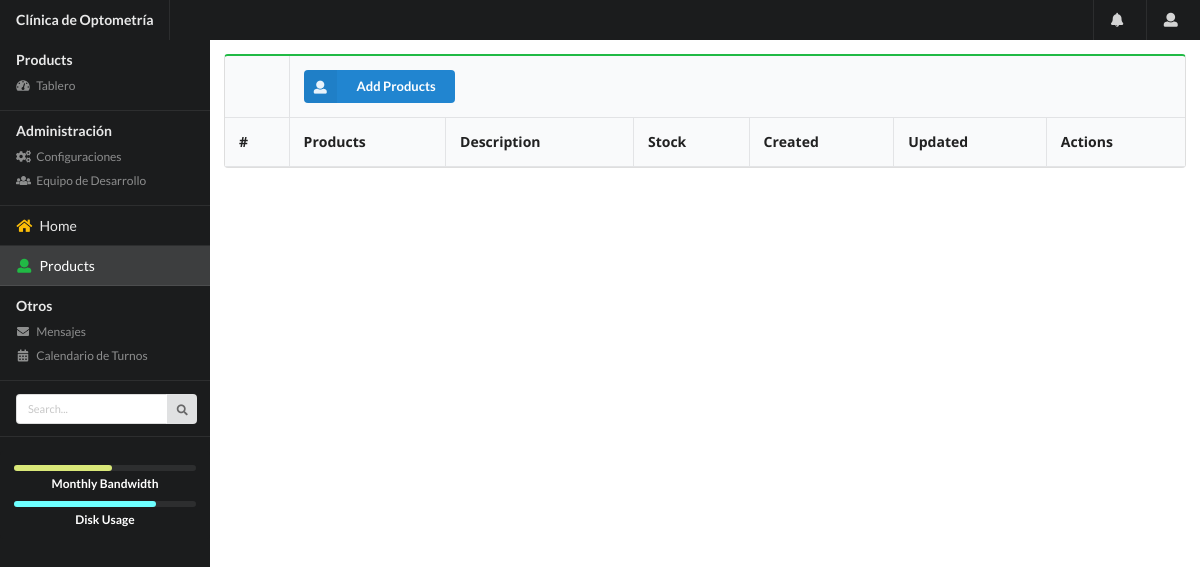
Page /products/viewProducts/ on the earlier database version.
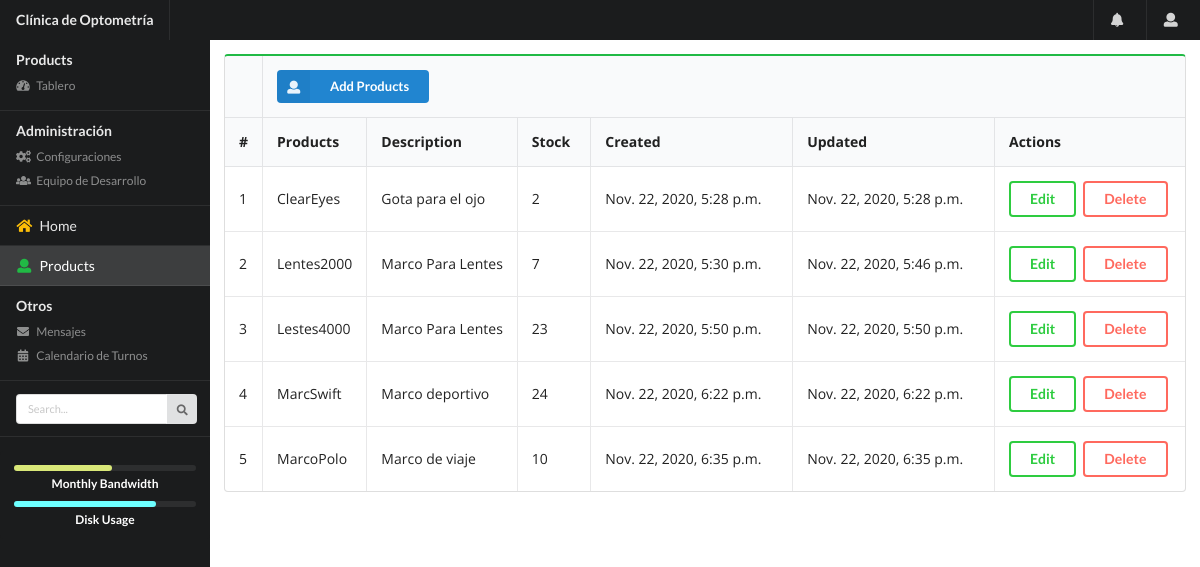
Same page on the later database version.
### products/models.py (models this page shows, shortened)
class Products(models.Model):
    id_product = models.AutoField(primary_key=True)
    name_product = models.CharField(max_length=50)
    description = models.CharField(max_length=50)
    stock = models.IntegerField(max_length=50)
    created = models.DateTimeField(auto_now_add=True)
    updated = models.DateTimeField(auto_now=True)

### products/class_views.py (the view)
# urls.py: path("viewProducts/",class_views.ProductsView.as_view(),name="viewProducts"),
class ProductsView(ListView):
    model = Products
    template_name = 'products_list.html'

### products/templates/products/products_list.html (shortened to what this page needs)
{% extends "products/sidebar.html" %}
{% load static %}
{% block body %}
<div class="pusher">
  <div class="main-content">
    <div class="ui grid stackable padded">
      <div class="column">
        <table class="ui green celled padded table">
          <thead>
            <tr>
              <th></th>
              <th colspan="6">
                <a href="{% url 'products:addProducts' %}" class="ui left floated small primary labeled icon button">
                  <i class="user icon"></i> Add Products
                </a>
              </th>
            </tr>
            <th class="single line">#</th>
            <th class="single line">Products</th>
            <th class="single line">Description</th>
            <th>Stock</th>
            <th>Created</th>
            <th>Updated</th>
            <th>Actions</th>
          </thead>
          <tbody>
            {% for products in object_list %}
            <tr>
              <td class="collapsing">{{forloop.counter}}</td>
              <td class="collapsing">{{ products.name_product }}</td>
              <td class="collapsing">{{ products.description }}</td>
              <td>{{ products.stock }}</td>
              <td>{{ products.created }}</td>
              <td>{{ products.updated }}</td>
              <td class="right aligned collapsing">
                <a
                  href="{% url 'products:editProducts' products.id_product %}"
                  class="ui inverted green button"
                  >Edit</a
                >
                <a
                  href="{% url 'products:deleteProducts' products.id_product %}"
                  class="ui inverted red button"
                  >Delete</a
                >
              </td>
            </tr>
            {% endfor %}
          </tbody>
        </table>
      </div>
    </div>
  </div>
</div>
{% endblock %}

Differences in the rows shown:
added Products: name_product "ClearEyes", description "Gota para el ojo", stock "2", created "Nov. 22, 2020, 5:28 p.m.", updated "Nov. 22, 2020, 5:28 p.m."
added Products: name_product "Lentes2000", description "Marco Para Lentes", stock "7", created "Nov. 22, 2020, 5:30 p.m.", updated "Nov. 22, 2020, 5:46 p.m."
added Products: name_product "Lestes4000", description "Marco Para Lentes", stock "23", created "Nov. 22, 2020, 5:50 p.m.", updated "Nov. 22, 2020, 5:50 p.m."
added Products: name_product "MarcSwift", description "Marco deportivo", stock "24", created "Nov. 22, 2020, 6:22 p.m.", updated "Nov. 22, 2020, 6:22 p.m."
added Products: name_product "MarcoPolo", description "Marco de viaje", stock "10", created "Nov. 22, 2020, 6:35 p.m.", updated "Nov. 22, 2020, 6:35 p.m."
